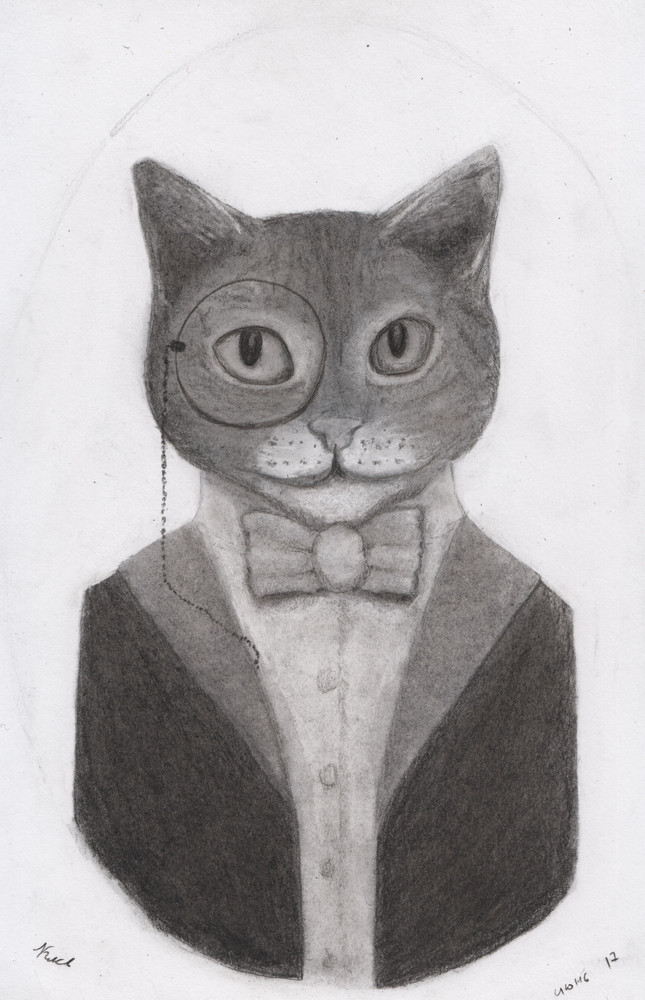
#> input picture NNets/img/cnn/test.png, 645 x 1000 px, shrunk from 1099 x 1704 before the run
$ jupyter execute CNN-intro.ipynb   (shell and % lines are left out)
#> lines starting #> are read from the running program, lines starting #| are printed output that depends on the picture
# Сверточные сети

Зависимость точности от размера обучающей выборки (для случая равновероятных классов).

Hughes G. On the mean accuracy of statistical pattern recognizers //IEEE transactions on information theory. – 1968

**Почему при конечной выборке сначала точность классификаторов увеличивается, а затем после некоторого предела падает?**

Две противоположные тенденции:

* с увеличением размерности разделимость классов также увеличивается (может увеличиться);
* чем больше размерность, тем больше параметров классификатора нужно оценить.

Светочные сети хорошо работают там, где "буксуют" полносвязные сети. Это, в первую очередь, обработка аудиоданных и изображений. Эти данные отличаются:
 * ~~избыточностью~~ ~~многовловностью~~ большим объемом схожей информации; например, изображение размером $100\times 100 = 10~000$ пикселей. Если подавать его на вход нейросети так, как оно есть, получаем 10 тыс. входов, при этом соседние пиксели будут очень похожи по характеристикам.
 * описываемые объекты/явления характеризуются вариативностью в масштабе, деформациях и прочих искажениях и преобразованиях.

[cell 1]

from PIL import Image
from scipy import ndimage
import numpy as np
from matplotlib.pyplot import imshow
import matplotlib.pyplot as plt

im = Image.open("img/cnn/test.png")
#> im is the input picture: PIL image 645x1000 RGB; mean R, G, B 177, 174.2, 175.2
img_array = np.asarray(im)[:, :, 0]/ 255.0

plt.figure(figsize=(20,10), dpi=75)
imshow(img_array,  cmap='gray')

[cell 2]
ker = (1/(9*9.0))*np.ones((9, 9))

# Convolve
smooth = ndimage.convolve(img_array, ker)

plt.figure(figsize=(20,10), dpi=75)
imshow(smooth, cmap='gray')

[cell 3]
diff = img_array - smooth
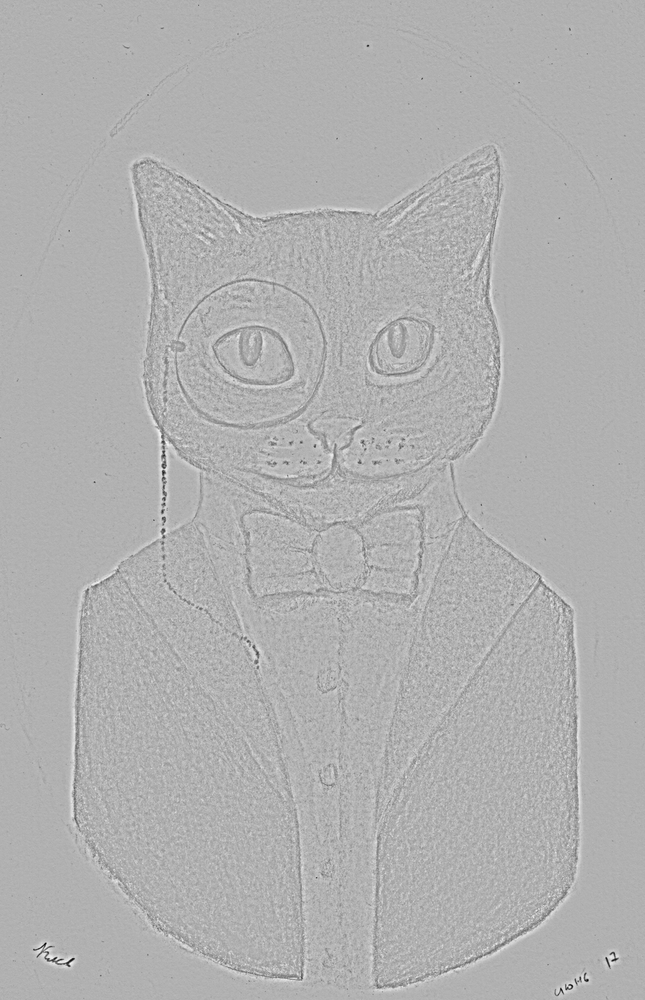
#> diff: shape (1000, 645) float64; min -0.564, max 0.248, mean -8.25e-17; drawn with min black and max white
res = img_array + 2*diff
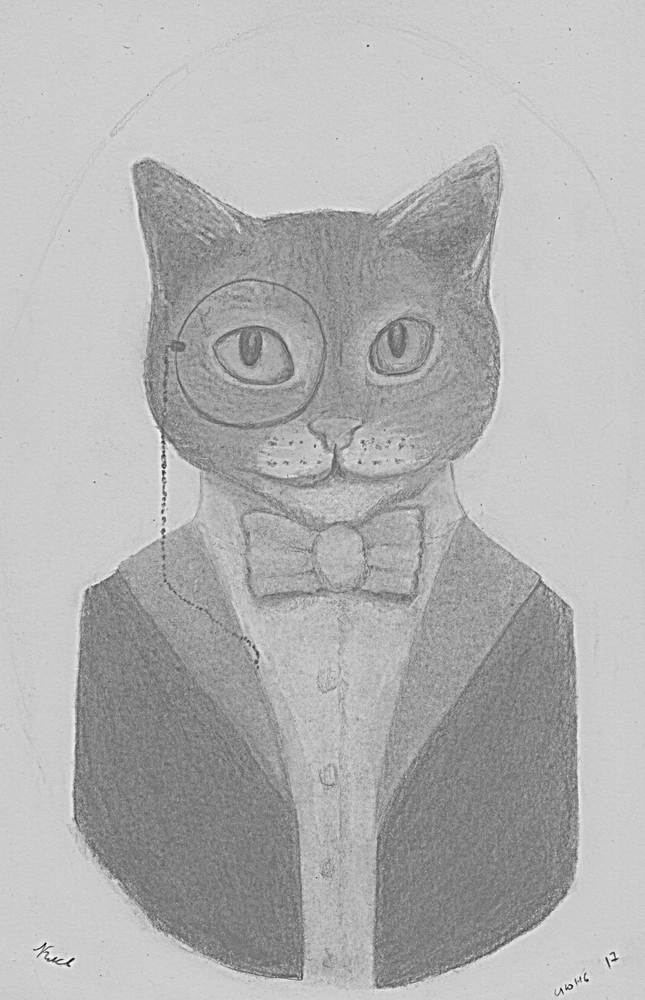
#> res: shape (1000, 645) float64; min -0.896, max 1.38, mean 0.694; drawn with min black and max white

res = np.maximum(res, np.zeros(res.shape))
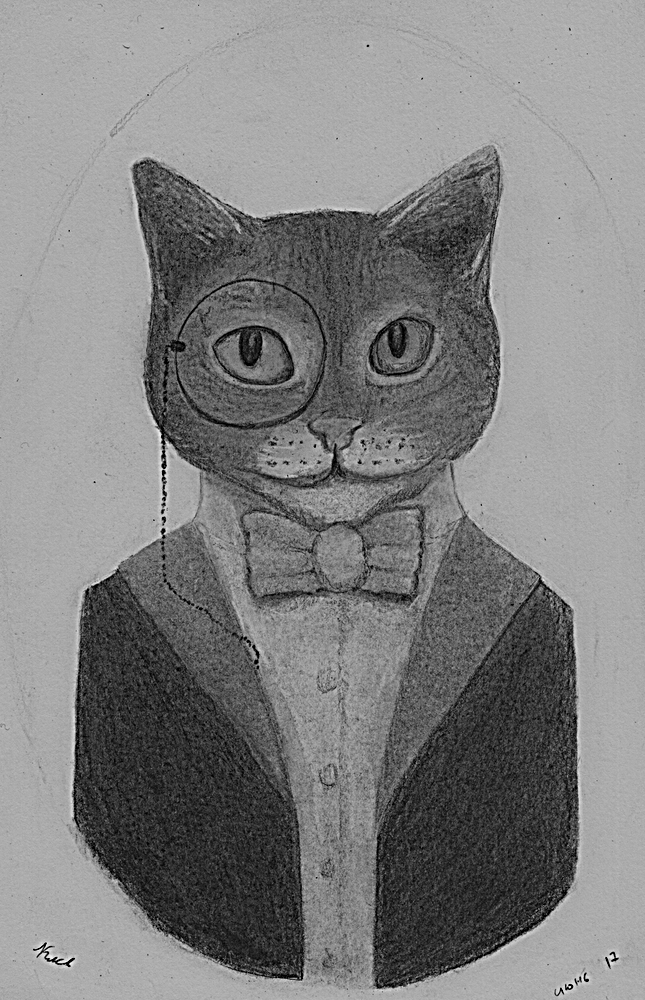
#> res: shape (1000, 645) float64; min 0, max 1.38, mean 0.694; drawn with min black and max white
res = np.minimum(res, np.ones(res.shape))
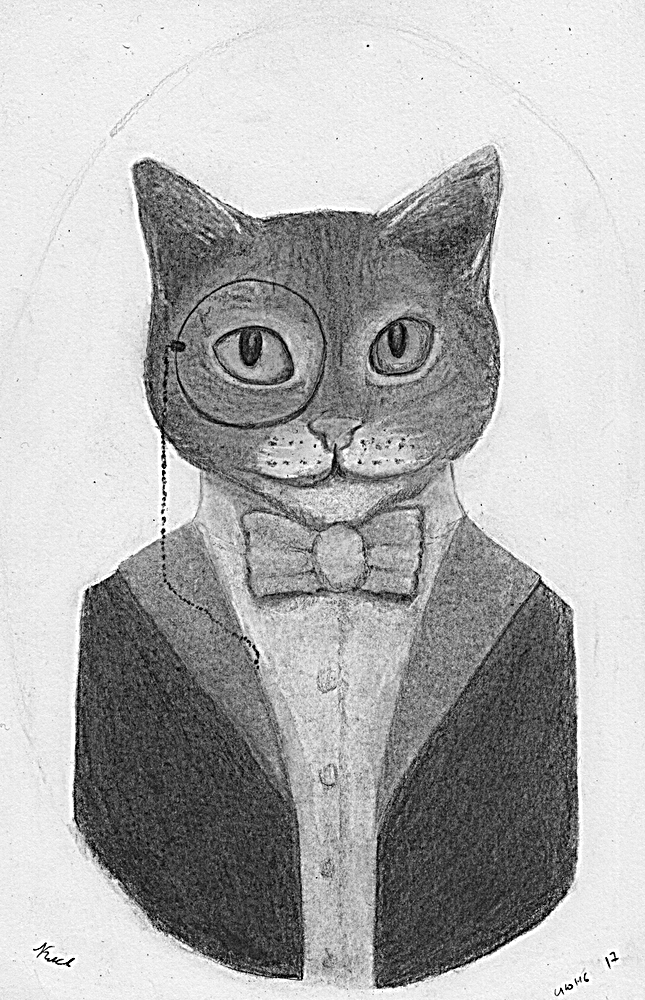
#> res: shape (1000, 645) float64; min 0, max 1, mean 0.694
# print(res)

plt.figure(figsize=(20,10), dpi=75)
imshow(res, cmap='gray')

[cell 4]
k1 = np.array([[-1, -2, -1],
              [0, 0, 0],
              [1, 2, 1]])

k2 = np.array([[-1, 0, 1],
              [-2, 0, 2],
              [-1, 0, 1]])

g1 = ndimage.convolve(smooth, k1)
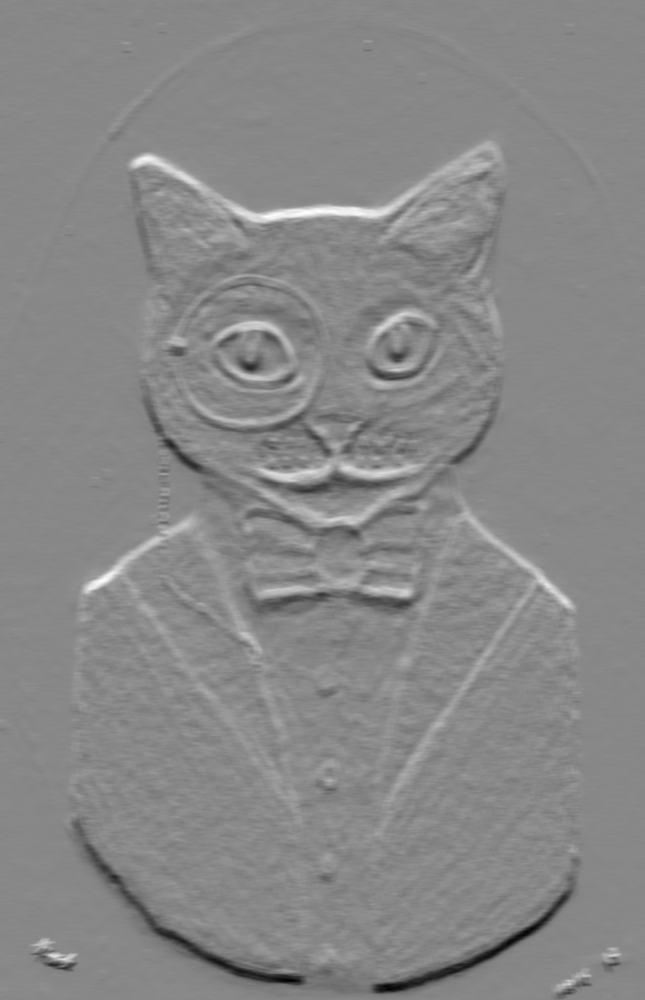
#> g1: shape (1000, 645) float64; min -0.556, max 0.486, mean -5.19e-05; drawn with min black and max white
g2 = ndimage.convolve(smooth, k2)
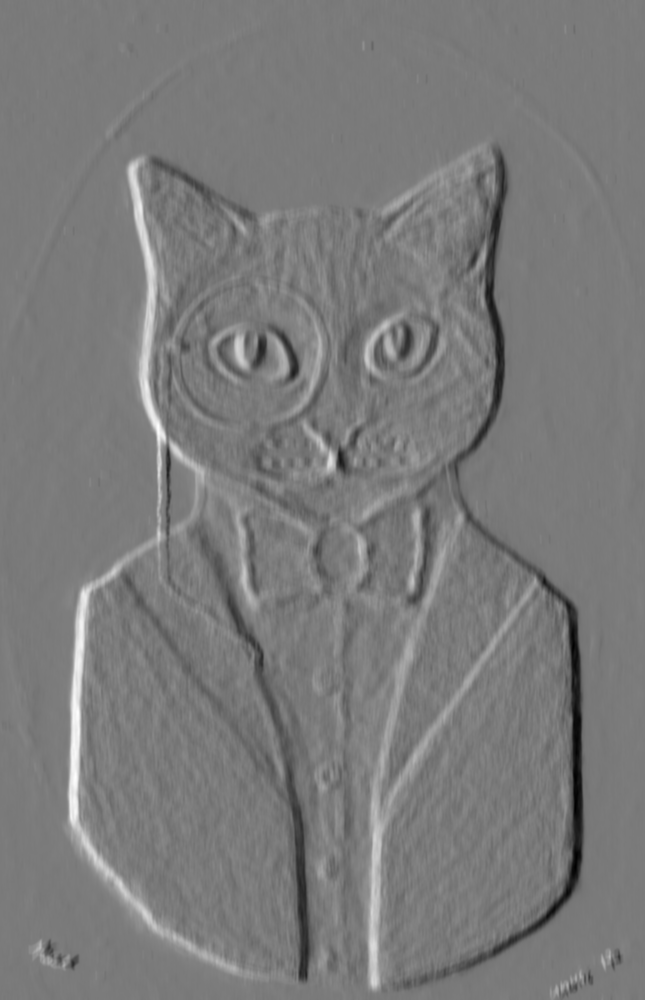
#> g2: shape (1000, 645) float64; min -0.518, max 0.557, mean -1.63e-05; drawn with min black and max white

g = np.abs(g1) + np.abs(g2)
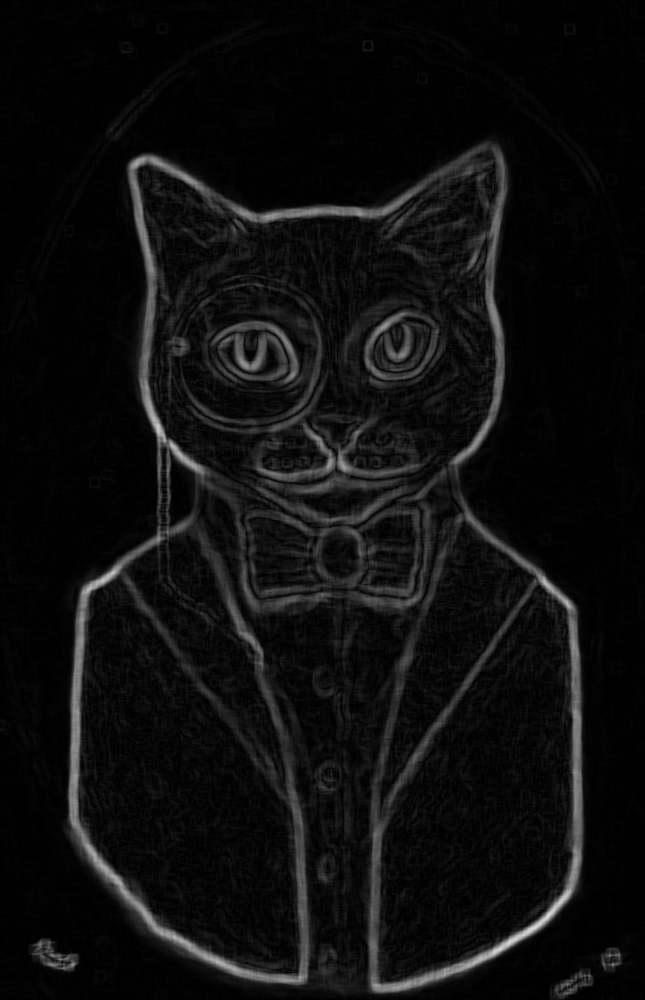
#> g: shape (1000, 645) float64; min 3.33e-16, max 0.862, mean 0.0571

plt.figure(figsize=(20,10), dpi=75)
imshow(g, cmap='gray')

$ run again, with NNets/img/cnn/CNNtopo.png copied over NNets/img/cnn/test.png
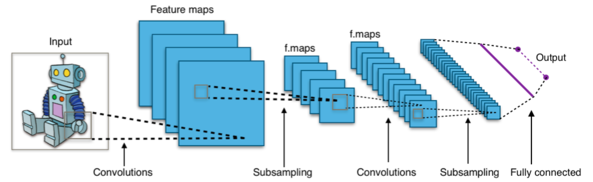
#> input picture NNets/img/cnn/CNNtopo.png, 593 x 182 px
#> im is the input picture: PIL image 593x182 RGBA; mean R, G, B, A 205.3, 225.3, 234.9, 255
#> `g2 = ndimage.convolve(smooth, k2)`:
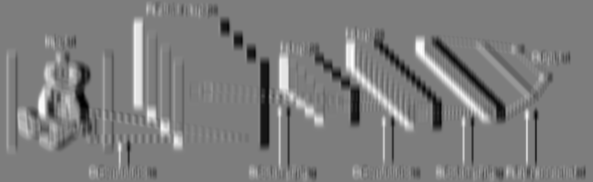
#> g2: shape (182, 593) float64; min -0.739, max 0.758, mean 6.22e-19; drawn with min black and max white
#> `g = np.abs(g1) + np.abs(g2)`:
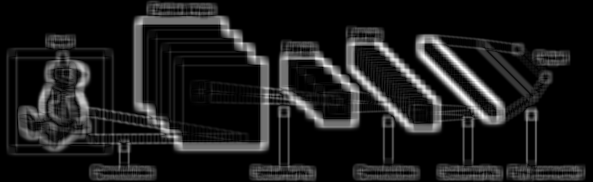
#> g: shape (182, 593) float64; min 0, max 1.33, mean 0.144; drawn with min black and max white
